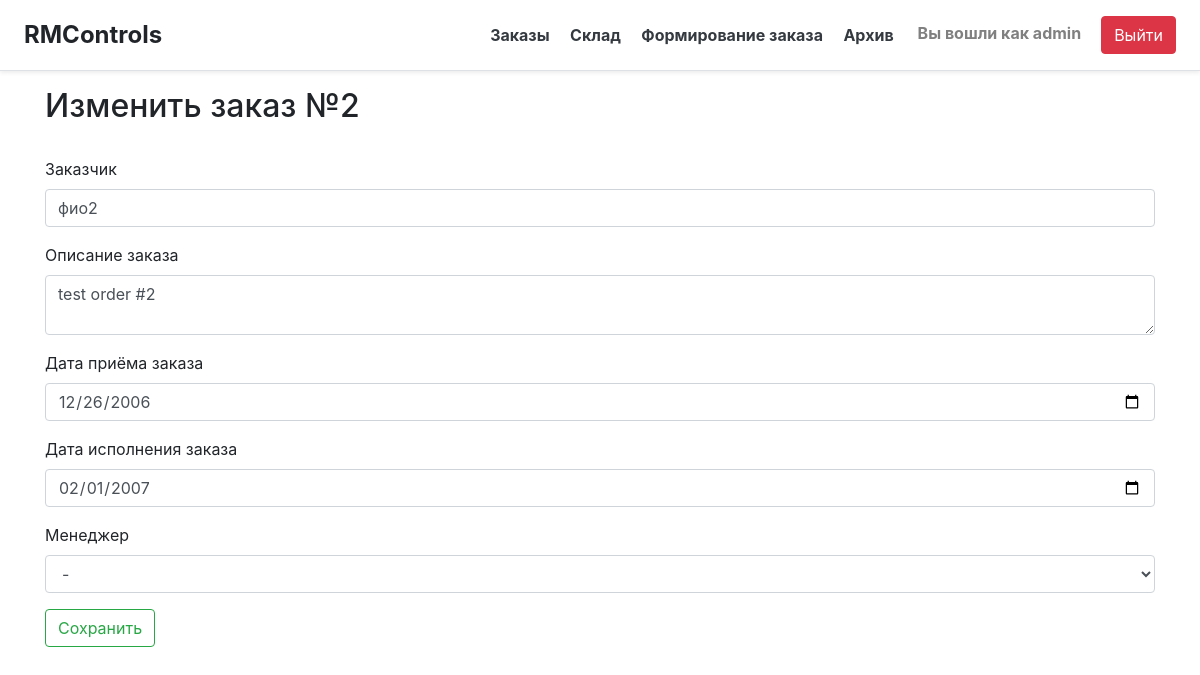
The page /edit-order/2 (signed in) on the database as committed earlier.
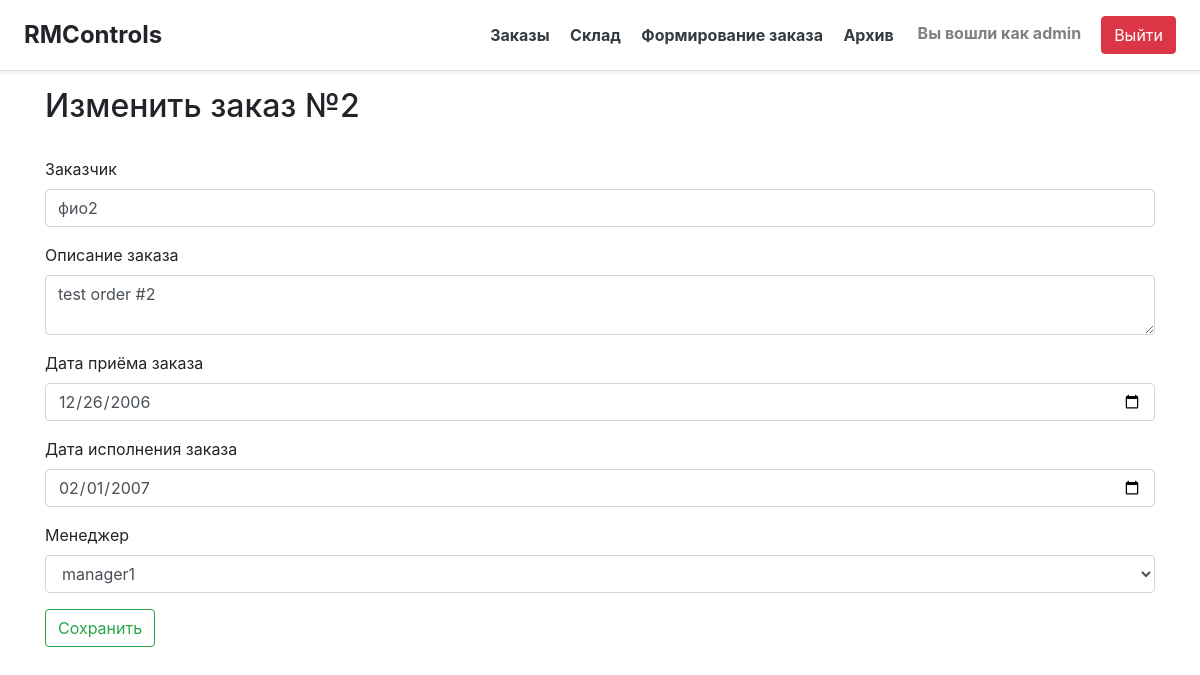
The same page on the database as committed later.
### main/models.py (models this page shows, shortened)
class Order(models.Model):
    description = models.CharField("Описание", max_length=50)
    manager = models.ForeignKey(Manager, models.SET_NULL, null=True, blank=True, verbose_name="Менеджер", default=None)
    client = models.CharField("Заказчик", max_length=50)
    order_date = models.DateField("Дата приёма", default=timezone.now().date())
    status = models.IntegerField("Статус", default=0, choices=[
        (0, "Ожидаются материалы"),
        (1, "В производстве"),
        (2, "Заказ выполнен")
    ])
    prod_date = models.DateField("Дата исполнения", blank=True, null=True)
    class Meta:
        verbose_name = "Заказ"
        verbose_name_plural = "Заказы"
        db_table = "orders"

### main/views.py (the view)
# urls.py: path('edit-order/<int:oid>', views.edit_order),
@xframe_options_exempt
@login_required
def edit_order(request, oid, additional=0):
    res = None
    ad = ''
    o = Order.objects.get(id=oid)
    if request.method == 'POST':
        form = CreateOrder(request.POST)
        if form.is_valid():
            o.client = form.data['client']
            print(int(form.data['manager']))
            if int(form.data['manager']):
                o.manager_id = int(form.data['manager'])
            else:
                o.manager = None
            o.description = form.data['description']
            o.order_date = form.data.get('date', None)
            o.prod_date = form.data['prod_date'] if form.data['prod_date'] else None
            o.save()
            res = 'success'
            ad = str(oid)
        else:
            res = 'error'
    else:
        form = CreateOrder(
            dict(number=oid, client=o.client, manager=o.manager_id if o.manager_id else 0, description=o.description,
                 date=o.order_date.__str__(), prod_date=o.prod_date.__str__()))
    context = {
        'form': form,
        'result': res,
        'addit': ad,
        'title': 'Изменить заказ №' + str(oid),
        'additional': bool(additional)
    }
    return render(request, 'main/edit-order.html', context)

### main/forms.py
class CreateOrder(Form):
    number = IntegerField(widget=TextInput({
        'class': 'form-control'
    }), label="№ Заказа")
    manager = ChoiceField(widget=Select({
        'class': 'form-control',
        'placeholder': 'Кто взял заказ (менеджер)'
    }), label="Менеджер", choices=list(map(lambda x: (x.id, x.name), Manager.objects.all())) + [(0, '-')])
    client = CharField(widget=TextInput({
        'class': 'form-control',
        'placeholder': 'ФИО'
    }), label="Заказчик")
    description = CharField(widget=Textarea({
        'class': 'form-control',
        'style': 'height: 60px',
        'placeholder': '...'
    }), label="Описание")
    date = DateField(widget=DateInput({
        'class': 'form-control',
        'type': 'date'
    }), label="Дата заказа")
    prod_date = DateField(widget=DateInput({
        'class': 'form-control',
        'type': 'date'
    }), label="Дата исполнения", required=False)

### templates/main/edit-order.html (shortened to what this page needs)
{% extends 'main/base.html' %}
{% block content %}
    {% load static %}
    <div class="container">
        <h2>{{ title }}</h2>
        <br>
        <form method="post">
            <div class="form-group">
                <label>Заказчик</label>
                {{ form.client }}
            </div>
            <div class="form-group">
                <label>Описание заказа</label>
                {{ form.description }}
            </div>
            <div class="form-group">
                <label>Дата приёма заказа</label>
                {{ form.date }}
            </div>
            <div class="form-group">
                <label>Дата исполнения заказа</label>
                {{ form.prod_date }}
            </div>
            <div class="form-group">
                <label>{{ form.manager.label }}</label>
                {{ form.manager }}
            </div>
            <button type="submit" class="btn btn-outline-success">Сохранить</button>
        </form>
    </div>
{% endblock %}

Rows that differ between the two databases and show on the page:
changed Order "фио2": manager "-" → "manager1"
